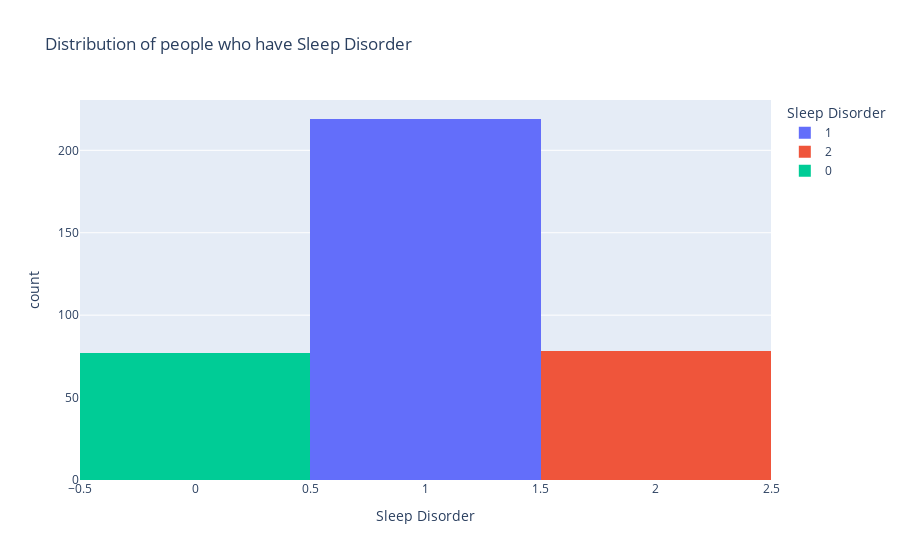

The notebook cell saved with this chart:
### Code cell
#Histogram to visualise the distribution of people who have Sleep Disorder
fig = px.histogram(data, x="Sleep Disorder",  histfunc="count", color = 'Sleep Disorder', title='Distribution of people who have Sleep Disorder')
fig.show()

### Figure 1 — Plotly figure (JSON) as saved in the notebook; plotly's stock layout.template omitted (floating-point values rounded to 4 significant figures; data arrays with more than 128 entries replaced by an {"elided": "..."} marker saying what was removed)
{"data": [{"alignmentgroup": "True", "bingroup": "x", "histfunc": "count", "hovertemplate": "Sleep Disorder=%{x}<br>count=%{y}<extra></extra>", "legendgroup": "1", "marker": {"color": "#636efa", "pattern": {"shape": ""}}, "name": "1", "offsetgroup": "1", "orientation": "v", "showlegend": true, "type": "histogram", "x": {"elided": "219 int values"}, "xaxis": "x", "yaxis": "y"}, {"alignmentgroup": "True", "bingroup": "x", "histfunc": "count", "hovertemplate": "Sleep Disorder=%{x}<br>count=%{y}<extra></extra>", "legendgroup": "2", "marker": {"color": "#EF553B", "pattern": {"shape": ""}}, "name": "2", "offsetgroup": "2", "orientation": "v", "showlegend": true, "type": "histogram", "x": [2, 2, 2, 2, 2, 2, 2, 2, 2, 2, 2, 2, 2, 2, 2, 2, 2, 2, 2, 2, 2, 2, 2, 2, 2, 2, 2, 2, 2, 2, 2, 2, 2, 2, 2, 2, 2, 2, 2, 2, 2, 2, 2, 2, 2, 2, 2, 2, 2, 2, 2, 2, 2, 2, 2, 2, 2, 2, 2, 2, 2, 2, 2, 2, 2, 2, 2, 2, 2, 2, 2, 2, 2, 2, 2, 2, 2, 2], "xaxis": "x", "yaxis": "y"}, {"alignmentgroup": "True", "bingroup": "x", "histfunc": "count", "hovertemplate": "Sleep Disorder=%{x}<br>count=%{y}<extra></extra>", "legendgroup": "0", "marker": {"color": "#00cc96", "pattern": {"shape": ""}}, "name": "0", "offsetgroup": "0", "orientation": "v", "showlegend": true, "type": "histogram", "x": [0, 0, 0, 0, 0, 0, 0, 0, 0, 0, 0, 0, 0, 0, 0, 0, 0, 0, 0, 0, 0, 0, 0, 0, 0, 0, 0, 0, 0, 0, 0, 0, 0, 0, 0, 0, 0, 0, 0, 0, 0, 0, 0, 0, 0, 0, 0, 0, 0, 0, 0, 0, 0, 0, 0, 0, 0, 0, 0, 0, 0, 0, 0, 0, 0, 0, 0, 0, 0, 0, 0, 0, 0, 0, 0, 0, 0], "xaxis": "x", "yaxis": "y"}], "layout": {"barmode": "relative", "legend": {"title": {"text": "Sleep Disorder"}, "tracegroupgap": 0}, "title": {"text": "Distribution of people who have Sleep Disorder"}, "xaxis": {"anchor": "y", "categoryarray": [1, 2, 0], "categoryorder": "array", "domain": [0, 1], "title": {"text": "Sleep Disorder"}}, "yaxis": {"anchor": "x", "domain": [0, 1], "title": {"text": "count"}}}}
